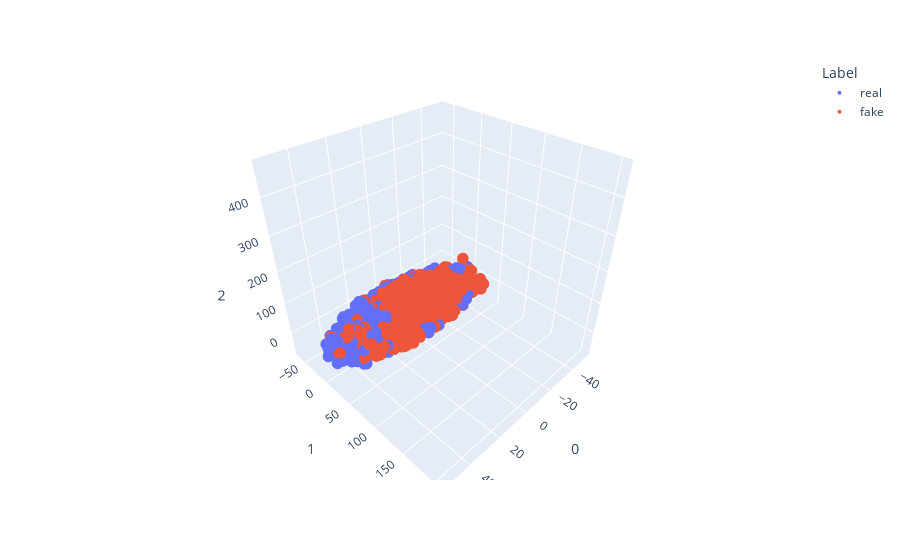

Notebook code cell kept with this figure:
### Code cell
from sklearn.manifold import TSNE
import plotly.express as px

tsne = TSNE(n_components=3, random_state=0)
projections = tsne.fit_transform(tf_idf_pre, )

fig = px.scatter_3d(
    projections, x=0, y=1, z=2,
    color=data.label, labels={'color': 'Label'}
)
fig.update_traces(marker_size=4)
fig.show()

### Figure 1 — Plotly figure (JSON) as saved in the notebook; plotly's stock layout.template omitted (floating-point values rounded to 4 significant figures; data arrays with more than 128 entries replaced by an {"elided": "..."} marker saying what was removed)
{"data": [{"hovertemplate": "Label=real<br>0=%{x}<br>1=%{y}<br>2=%{z}<extra></extra>", "legendgroup": "real", "marker": {"color": "#636efa", "size": 4, "symbol": "circle"}, "mode": "markers", "name": "real", "scene": "scene", "showlegend": true, "type": "scatter3d", "x": {"elided": "1090 float values"}, "y": {"elided": "1090 float values"}, "z": {"elided": "1090 float values"}}, {"hovertemplate": "Label=fake<br>0=%{x}<br>1=%{y}<br>2=%{z}<extra></extra>", "legendgroup": "fake", "marker": {"color": "#EF553B", "size": 4, "symbol": "circle"}, "mode": "markers", "name": "fake", "scene": "scene", "showlegend": true, "type": "scatter3d", "x": {"elided": "1002 float values"}, "y": {"elided": "1002 float values"}, "z": {"elided": "1002 float values"}}], "layout": {"legend": {"title": {"text": "Label"}, "tracegroupgap": 0}, "margin": {"t": 60}, "scene": {"domain": {"x": [0, 1], "y": [0, 1]}, "xaxis": {"title": {"text": "0"}}, "yaxis": {"title": {"text": "1"}}, "zaxis": {"title": {"text": "2"}}}}}
